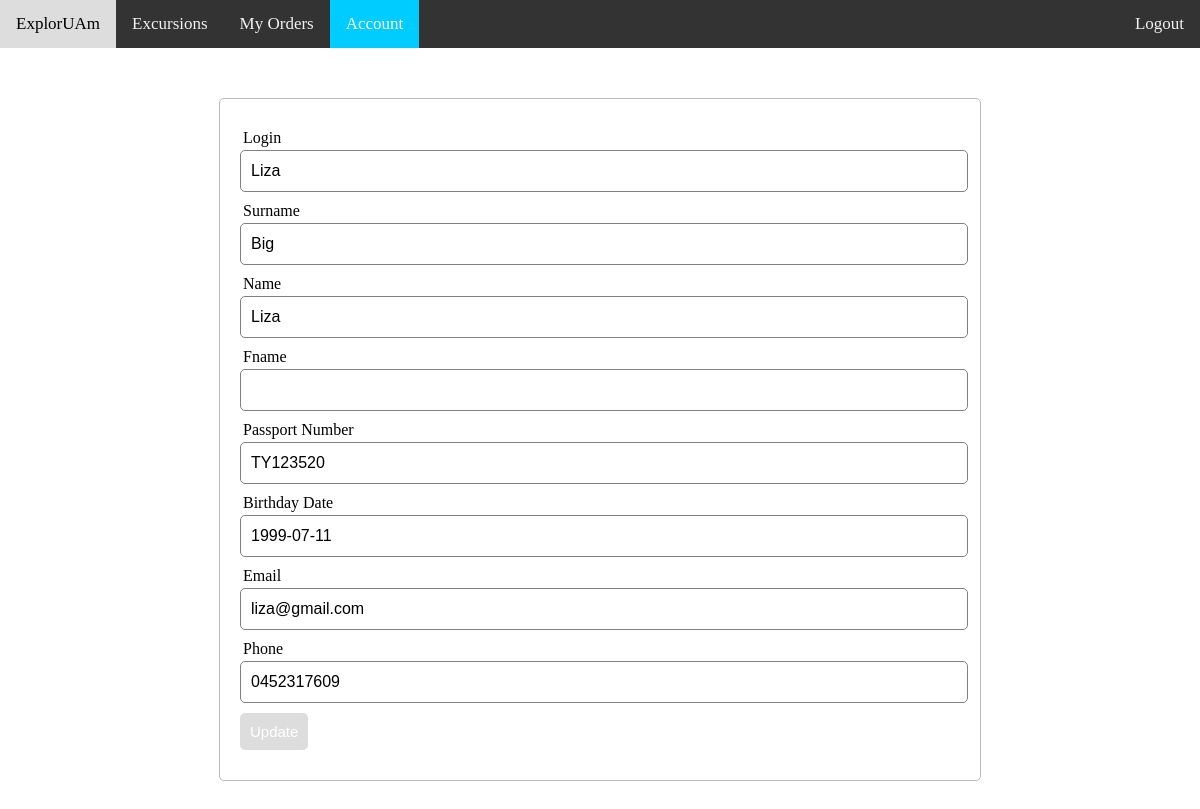
Screenshot of /user_view/edit_info.php (signed in) with the database file from the repository.
### tables this page shows
CREATE TABLE IF NOT EXISTS `clients` (
  `id_client` int(11) NOT NULL AUTO_INCREMENT,
  `cl_login` varchar(32) NOT NULL,
  `cl_password` varchar(500) NOT NULL,
  `user_type` varchar(5) NOT NULL,
  `cl_surname` varchar(30) NOT NULL,
  `cl_name` varchar(30) NOT NULL,
  `cl_fname` varchar(30) DEFAULT NULL,
  `passport_n` varchar(8) DEFAULT NULL,
  `birthday` date NOT NULL,
  `email` varchar(50) NOT NULL,
  `cl_phone` varchar(10) NOT NULL,
  PRIMARY KEY (`id_client`)
);

### user_view/edit_info.php (the view, shortened to what this page needs)
<?php
  require_once "../config.php";
  if (!isset($_SESSION['username'])) {
    $_SESSION['msg'] = "You must log in first";
    echo "LOG IN FIRST";
    header('location:../login.php');
  }else{
      $username = $_SESSION['username'];
      $sql = mysqli_query($link, "SELECT * FROM clients WHERE cl_login='$username'");
      while ($row = mysqli_fetch_array($sql)){
          $dbusername = $row['cl_login'];
          $lastname = $row['cl_surname'];
          $firstname = $row['cl_name'];
          $fname = $row['cl_fname'];
          $passport_num = $row['passport_n'];
          $birthday = $row['birthday'];
          $email = $row['email'];
          $phone = $row['cl_phone'];
      }
  }
?>
<!DOCTYPE html>
<html>
<head>
    <link rel="stylesheet" type="text/css" href="userstyle.css">
</head>
<body>
<div class="topnav"> <a>ExplorUAm</a>
    <a href="main.php">Excursions</a>
    <a href="user_order.php">My Orders</a>
    <a class="active"  href="user_info.php">Account</a>
    <a href="../logout.php" style="float:right"> Logout </a>
</div>
<form method="post" action="edit_info.php" >
    <div class="input-group">
      <label>Login</label>
      <input type="text" name="login" value="<?php echo $dbusername; ?>" readonly>
    </div>
    <div class="input-group">
      <label>Surname</label>
      <input type="text" name="surname" value="<?php echo $lastname; ?>">
    </div>
    <div class="input-group">
      <label>Name</label>
      <input type="text" name="name" value="<?php echo $firstname; ?>">
    </div>
    <div class="input-group">
      <label>Fname</label>
      <input type="text" name="fname" value="<?php echo $fname; ?>">
    </div>
    <div class="input-group">
      <label>Passport Number</label>
      <input type="text" name="passport" value="<?php echo $passport_num; ?>">
    </div>
    <div class="input-group">
      <label>Birthday Date</label>
      <input type="text" name="birthday" value="<?php echo $birthday; ?>">
    </div>
    <div class="input-group">
      <label>Email</label>
      <input type="text" name="email" value="<?php echo $email; ?>">
    </div>
    <div class="input-group">
      <label>Phone</label>
      <input type="text" name="phone" value="<?php echo $phone; ?>">
    </div>
    <div class="input-group">
      <button class="btn" type="submit" name="update_info" style="background: #ddd;" >Update</button>
    </div>
  </form>
</body>
</html>

### user_view/userstyle.css (style rules this page uses)
body { margin: 0; }
.topnav { overflow: hidden; background-color: #333; }
.topnav a { float: left; color: #f2f2f2; text-align: center; padding: 14px 16px; text-decoration: none; font-size: 17px; }
.topnav a.active { background-color: #00CCFF; color: white; }
form { width: 60%; margin: 50px auto; text-align: left; padding: 20px; border: 1px solid #bbbbbb; border-radius: 5px; }
.input-group { margin: 10px 0px 10px 0px; }
.input-group label { display: block; text-align: left; margin: 3px; }
.input-group input { height: 30px; width: 98%; padding: 5px 10px; font-size: 16px; border-radius: 5px; border: 1px solid gray; }
.btn { padding: 10px; font-size: 15px; color: white; background: #5F9EA0; border: none; border-radius: 5px; }

### rows the page displays
clients: login "Liza", surname "Big", name "Liza", passport "TY123520", birthday "1999-07-11", email "liza@gmail.com", phone "0452317609"
